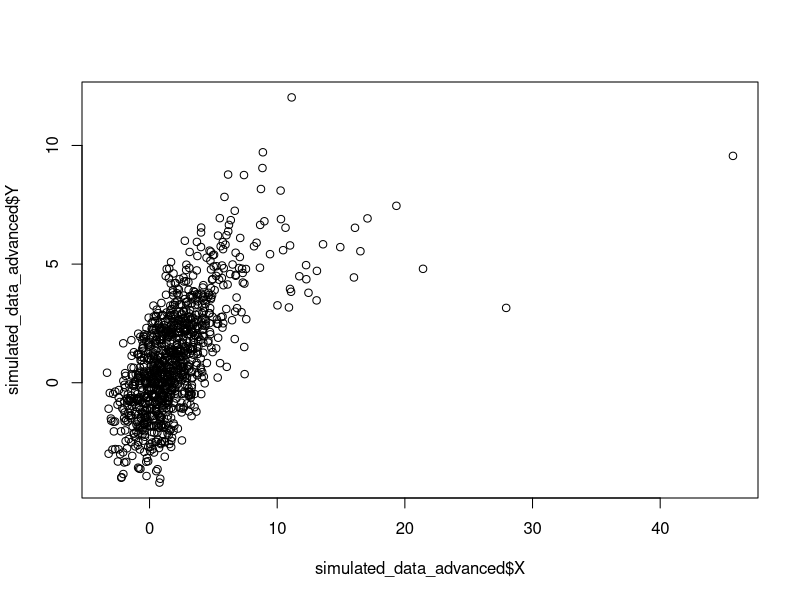

The R script that drew this image:

# The fork
normal_fork <- function(N){
  X1 = rnorm(N,0,1)
  X2 = rnorm(N,X1,1)
  X3 = rnorm(N,X1,1)
  df <- data.frame(X1, X2, X3)
  return(df)
}

# The fork non-linear normal error
non_lin_fork <- function(N){
  X1 = rnorm(N,1,1)
  X2 = cos(X1)  + rnorm(N,0,0.1)
  X3 = log(abs(X1)) + rnorm(N,0,0.5)
  df <- data.frame(X1,X2,X3)
  return(df)
}

# Four variable DAG interaction with uniform error
uniform_noise <- function(N) {
  X1 = rnorm(N, 0, 1)
  X2 = rnorm(N, 0, 1)
  X3 = X2 + X1 + X2 * X1 + runif(N, min=-2, max=2) 
  X4 = X2 + X1 + X2 * X1 + runif(N, min=-2, max=2)
  df <- data.frame(X1, X2, X3, X4)
  return(df)
}

# Four variable DAG interaction with exponential error
exponential_adjusted <- function(N) {
  X1 = rnorm(N, 0, 1)
  X2 = rnorm(N, 0, 1)
  rate_param = 1
  X3 = X2 + X1 + X2 * X1 + rexp(N, rate = rate_param) - (1 / rate_param)
  X4 = X2 + X1 + X2 * X1 + rexp(N, rate = rate_param) - (1 / rate_param)
  df <- data.frame(X1, X2, X3, X4)
  return(df)
}

# Four variable DAG interaction with poisson error
poisson_adjusted <- function(N){
  X1 = rnorm(N,0,1)
  X2 = rnorm(N,0,1)
  X3 = exp(X2*X1) + (rpois(N, lambda = 3)-3)
  X4 = X2*X1  + (rpois(N, lambda = 3)-3)
  df <- data.frame(X1,X2,X3,X4)
  return(df)
}


# Five var DAG with different data types
diff_data_types <- function(N) {
  X1 <- rnorm(N)
  X2 <- rnorm(N,exp(X1),1) 
  x3b1 <- X1 + X2 - X1*X2
  x3b2 <- X1 + X2 + X1*X2
  x3p1 <- 1/(1+exp(x3b1) + exp(x3b2))
  x3p2 <- exp(x3b1) /(1+exp(x3b1) + exp(x3b2))
  random <- runif(N,0, 1)
  X3 <- ifelse(random < x3p1, 1, ifelse(random < x3p1 + x3p2,2,3))
  X4 <- X1 - X2 + X1*X2  + rnorm(N)
  x5b1 = X4 - X3  
  x5p1 = 1/(1+exp(x5b1))
  random = runif(N,0,1)
  X5 = ifelse(random < x5p1, 0, 1)
  df <- data.frame(X1,X2,X3,X4,X5)
  hist(X5)
  return(df)
}

# Variable DAG with random noise variables randomly influencing X and Y
random_Z_effects <- function(N, Zs = 10) {
  Z <- data.frame(matrix(ncol = Zs, nrow = N))
  names(Z) <- paste0("Z", 1:Zs)
  
  error_functions <- list(
    normal = function(n) rnorm(n, mean = 0, sd = 1),
    uniform = function(n) runif(n, min = -2, max = 2),
    exp_adjusted = function(n) rexp(n, rate = 1) - 1 # Adjusted to have mean 0
  )

  for (i in 1:Zs) {
    error_type <- sample(names(error_functions), 1) # Randomly select an error type
    Z[, i] <- error_functions[[error_type]](N)
  }
  
  relationship_types <- c("linear", "quadratic")
  
  X <- rep(0, N)
  Y <- rep(0, N)
  
  for (i in 1:Zs) {
    rel_type_X <- sample(relationship_types, 1)
    rel_type_Y <- sample(relationship_types, 1)
    
    if (rel_type_X == "linear") {
      X <- X + Z[,i]
    } else if (rel_type_X == "quadratic") {
      X <- X + (Z[,i]^2)
    } 
    
    if (rel_type_Y == "linear") {
      Y <- Y + Z[,i]
    } else if (rel_type_Y == "quadratic") {
      Y <- Y + (Z[,i]^2)
    } 
  }
  
  X <- X + runif(N, min = -2, max = 2)
  Y <- Y + runif(N, min = -2, max = 2)
  
  df <- data.frame(cbind(Z, X = X, Y = Y))
  
  return(df)
}

simulated_data_advanced <- data.frame(random_Z_effects(N = 1000, Zs = 3))

plot(simulated_data_advanced$X, simulated_data_advanced$Y)















